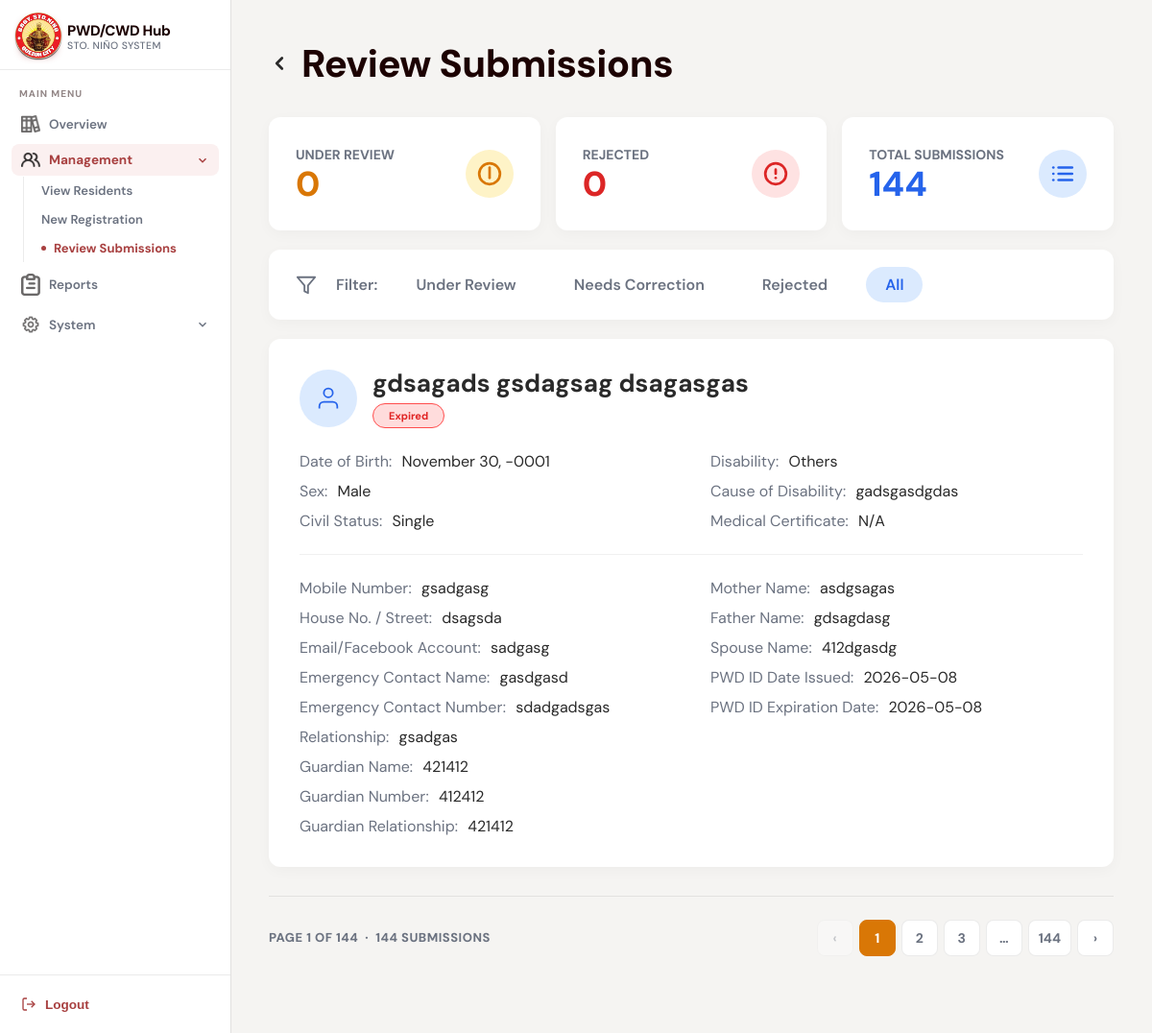
The app's page /review.php?filter=All (signed in), older data.
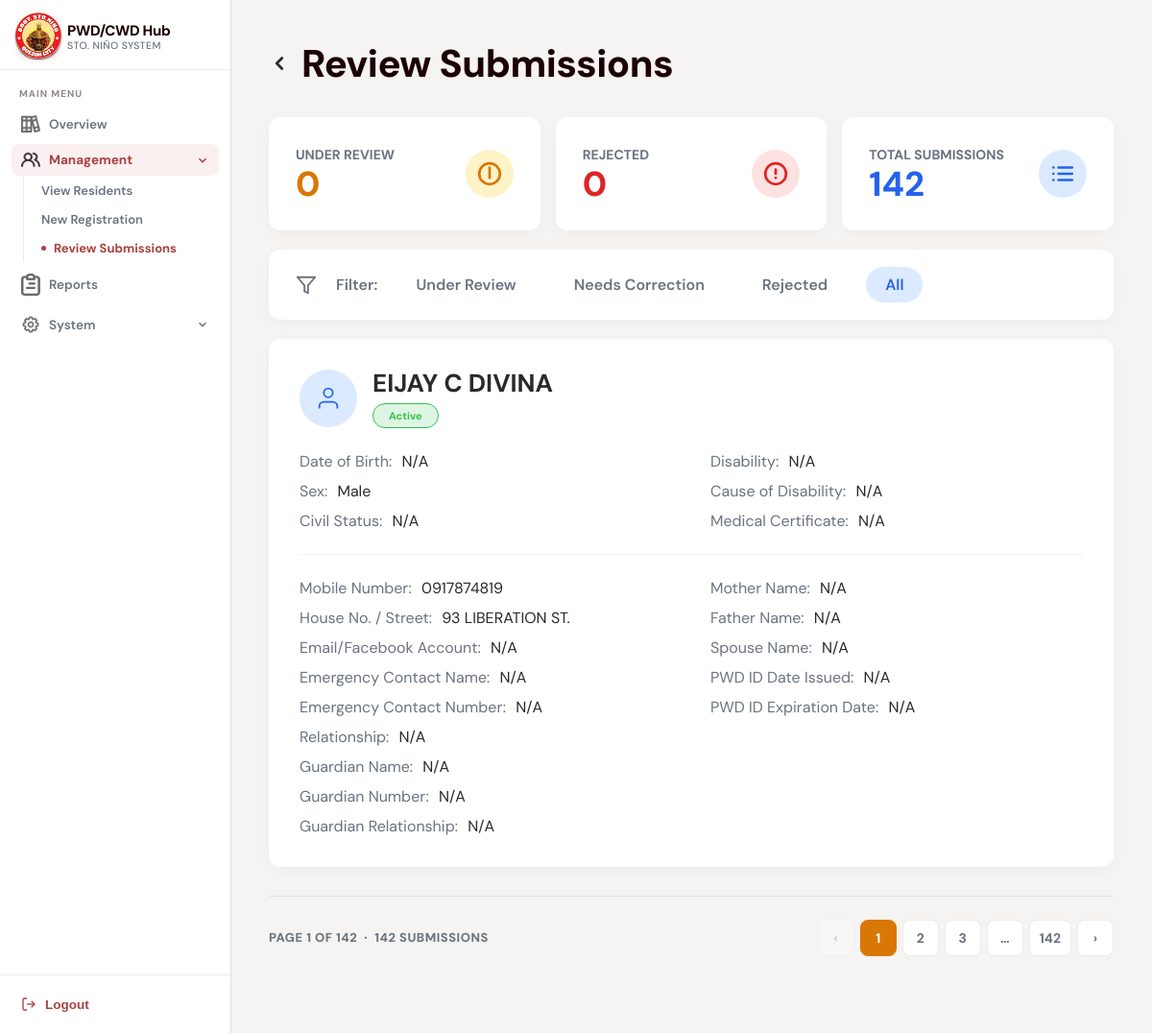
The same page, newer data.
### tables this page shows
CREATE TABLE `residents` (
  `ID` int(11) NOT NULL AUTO_INCREMENT,
  `first_name` varchar(255) NOT NULL,
  `middle_name` varchar(255) DEFAULT NULL,
  `last_name` varchar(255) NOT NULL,
  `civil_status` enum('Single','Married','Widowed','Separated') DEFAULT NULL,
  `birthdate` date DEFAULT NULL,
  `birthplace` varchar(255) DEFAULT NULL,
  `sex` enum('male','female') DEFAULT NULL,
  `address` varchar(255) DEFAULT NULL,
  `resident_type` enum('PWD','CWD') NOT NULL,
  `control_num` varchar(255) DEFAULT NULL,
  `pwdid_num` varchar(255) DEFAULT NULL,
  `idissue_date` date DEFAULT NULL,
  `idexpiration_date` date DEFAULT NULL,
  `profile` varchar(255) DEFAULT NULL,
  `application_status` enum('needs correction','under review','approved','rejected') NOT NULL DEFAULT 'under review',
  `record_status` enum('active','expired','archived') NOT NULL DEFAULT 'active',
  `med_cert` varchar(255) DEFAULT NULL,
  `correction_remarks` text DEFAULT NULL,
  PRIMARY KEY (`ID`)
);

### func/getReviewData.php (called while the page is built, shortened)
<?php
require_once("func/db.php");
$filter =
    $_GET['filter']
    ?? 'Under Review';
$limit = 1;
$page =
    isset($_GET['page']) &&
    is_numeric($_GET['page'])
    ? (int)$_GET['page']
    : 1;
$offset =
    ($page - 1) * $limit;
$where = [];
$where[] =
    "record_status != 'archived'";
$where_sql =
    "WHERE " .
    implode(" AND ", $where);
$count_sql = "
SELECT COUNT(*) as total
FROM residents
$where_sql
";
$count_res =
    mysqli_query($conn, $count_sql);
$total_records =
    mysqli_fetch_assoc($count_res)['total']
    ?? 0;
$total_pages =
    $total_records > 0
    ? ceil($total_records / $limit)
    : 0;
$data_sql = "
SELECT
    residents.*,
    resident_contacts.contact_num,
    resident_contacts.socials,
    resident_emergency_contacts.name AS emergency_name,
    resident_emergency_contacts.contact_num AS emergency_number,
    resident_emergency_contacts.relationship AS emergency_relation,
    GROUP_CONCAT(
        DISTINCT resident_disabilities.disability_type
        SEPARATOR ', '
    ) AS disability_type,
    MAX(resident_disabilities.notes) AS disability_remarks,
    MAX(CASE
        WHEN resident_family_members.relationship = 'Father'
        THEN resident_family_members.name
    END) AS father_name,
    MAX(CASE
        WHEN resident_family_members.relationship = 'Mother'
        THEN resident_family_members.name
    END) AS mother_name,
    MAX(CASE
        WHEN resident_family_members.relationship = 'Spouse'
        THEN resident_family_members.name
    END) AS spouse_name,
    MAX(CASE
        WHEN resident_family_members.relationship NOT IN ('Father', 'Mother', 'Spouse')
        THEN resident_family_members.name
    END) AS guardian_name,
    MAX(CASE
        WHEN resident_family_members.relationship NOT IN ('Father', 'Mother', 'Spouse')
        THEN resident_family_members.relationship
    END) AS guardian_rel,
    MAX(CASE
        WHEN resident_family_members.relationship NOT IN ('Father', 'Mother', 'Spouse')
        THEN resident_family_members.contact_num
    END) AS guardian_number
FROM residents
LEFT JOIN resident_contacts
ON residents.ID = resident_contacts.resident_id
LEFT JOIN resident_emergency_contacts
ON residents.ID = resident_emergency_contacts.resident_id
LEFT JOIN resident_disabilities
ON residents.ID = resident_disabilities.resident_id
LEFT JOIN resident_family_members
ON residents.ID = resident_family_members.resident_id
$where_sql
GROUP BY residents.ID
ORDER BY residents.ID DESC
LIMIT $limit OFFSET $offset
";
$submissions = mysqli_query($conn, $data_sql);
$res_total =
    mysqli_query(
        $conn,
        "
        SELECT COUNT(*) as total
        FROM residents
        WHERE record_status != 'archived'
        "
    );
$total_count =
    mysqli_fetch_assoc(
        $res_total
    )['total'] ?? 0;
?>

### review.php (the view, shortened to what the changed rows need)
<?php
require_once("func/getReviewData.php"); ?>
<!DOCTYPE html>
<html lang="en">
<head>
<link rel="stylesheet" href="css/review.css" />
</head>
<body>
<main class="main-content">
  <div class="container">
    <div class="page-header">
      <h1 class="page-title">Review Submissions</h1>
    </div>
    <div class="stats-row">
      <div class="stat-card">
        <div class="stat-info">
          <div class="stat-label">TOTAL SUBMISSIONS</div>
          <div class="stat-val text-blue"><?php echo $total_count; ?></div>
        </div>
      </div>
    </div>
    <?php
if (mysqli_num_rows($submissions) > 0):
    while ($resident = mysqli_fetch_assoc($submissions)):
        $full_name = htmlspecialchars(
            trim(
                ($resident['first_name'] ?? '') . ' ' .
                ($resident['middle_name'] ?? '') . ' ' .
                ($resident['last_name'] ?? '')
            )
        );
        if (($resident['record_status'] ?? '') === 'expired') {
            $status = 'Expired';
        } elseif (($resident['application_status'] ?? '') === 'needs correction') {
            $status = 'Needs Correction';
        } elseif (($resident['application_status'] ?? '') === 'rejected') {
            $status = 'Rejected';
        } elseif (($resident['application_status'] ?? '') === 'approved') {
            $status = 'Active';
        } else {
            $status = 'Under Review';
        }
        $status = htmlspecialchars($status);
        $status_cls =
            "badge-" .
            str_replace(
                ' ',
                '-',
                strtolower($status)
            );
        $dob_string = $resident['birthdate'] ?? null;
        $dob_formatted = 'N/A';
        if ($dob_string) {
            try {
                $dob = new DateTime($dob_string);
                $dob_formatted = $dob->format('F j, Y');
            } catch (Exception $e) { }
        }
?>
    <div class="submission-card">
      <div class="sub-header">
        <div class="sub-user">
          <div class="sub-avatar">
            <svg viewBox="0 0 24 24" fill="none" stroke="currentColor" stroke-width="2"><path d="M20 21v-2a4 4 0 0 0-4-4H8a4 4 0 0 0-4 4v2"></path><circle cx="12" cy="7" r="4"></circle></svg>
          </div>
          <div class="sub-meta">
            <h2 class="sub-name"><?php echo $full_name; ?></h2>
            <div class="sub-status-row">
              <span class="badge <?php echo $status_cls; ?>"><?php echo $status; ?></span>
            </div>
          </div>
        </div>
      </div>
      <div class="sub-details">
        <div class="detail-row">
          <div class="detail-col">
            <div class="detail-item"><span>Date of Birth:</span> <?php echo htmlspecialchars($dob_formatted); ?></div>
            <div class="detail-item"><span>Sex:</span> <?php echo htmlspecialchars(ucfirst($resident['sex'] ?: 'N/A')); ?></div>
            <div class="detail-item"><span>Civil Status:</span> <?php echo htmlspecialchars($resident['civil_status'] ?: 'N/A'); ?></div>
          </div>
          <div class="detail-col">
            <div class="detail-item"><span>Disability:</span> <?php echo htmlspecialchars($resident['disability_type'] ?: 'N/A'); ?></div>
            <div class="detail-item"><span>Cause of Disability:</span> <?php echo htmlspecialchars($resident['disability_remarks'] ?: 'N/A'); ?></div>
            <div class="detail-item">
  <span>Medical Certificate:</span>
  <?php if (!empty($resident['med_cert'])): ?>
    <a href="<?= htmlspecialchars($resident['med_cert']) ?>" target="_blank" class="link">View</a>
  <?php else: ?>
    N/A
  <?php endif; ?>
</div>
          </div>
        </div>
        <hr class="divider">
        <div class="detail-row">
          <div class="detail-col">
            <div class="detail-item"><span>Mobile Number:</span> <?php echo htmlspecialchars($resident['contact_num'] ?: 'N/A'); ?></div>
            <div class="detail-item"><span>House No. / Street:</span> <?php echo htmlspecialchars($resident['address'] ?: 'N/A'); ?></div>
            <div class="detail-item"><span>Email/Facebook Account: </span> <?php echo htmlspecialchars($resident['socials'] ?: 'N/A'); ?></div>
            <div class="detail-item"><span>Emergency Contact Name:</span> <?php echo htmlspecialchars($resident['emergency_name'] ?: 'N/A'); ?></div>
            <div class="detail-item"><span>Emergency Contact Number:</span> <?php echo htmlspecialchars($resident['emergency_number'] ?: 'N/A'); ?></div>
            <div class="detail-item"><span>Relationship:</span> <?php echo htmlspecialchars($resident['emergency_relation'] ?: 'N/A'); ?></div>
            <div class="detail-item"><span>Guardian Name:</span> <?php echo htmlspecialchars($resident['guardian_name'] ?: 'N/A'); ?></div>
            <div class="detail-item"><span>Guardian Number:</span> <?php echo htmlspecialchars($resident['guardian_number'] ?: 'N/A'); ?></div>
            <div class="detail-item"><span>Guardian Relationship:</span> <?php echo htmlspecialchars($resident['guardian_rel'] ?: 'N/A'); ?></div>
          </div>
          <div class="detail-col">
            <div class="detail-item"><span>Mother Name:</span> <?php echo htmlspecialchars($resident['mother_name'] ?: 'N/A'); ?></div>
            <div class="detail-item"><span>Father Name:</span> <?php echo htmlspecialchars($resident['father_name'] ?: 'N/A'); ?></div>
            <div class="detail-item"><span>Spouse Name:</span> <?php echo htmlspecialchars($resident['spouse_name'] ?: 'N/A'); ?></div>
            <div class="detail-item"><span>PWD ID Date Issued:</span> <?php echo htmlspecialchars($resident['idissue_date'] ?: 'N/A'); ?></div>
            <div class="detail-item"><span>PWD ID Expiration Date:</span> <?php echo htmlspecialchars($resident['idexpiration_date'] ?: 'N/A'); ?></div>
          </div>
        </div>
      </div>
    </div>
    <?php
        endwhile;
    else:
    ?>
      <p style="text-align: center; color: var(--text-muted); padding: 40px 0;">No submissions found for this category.</p>
    <?php endif; ?>
    <?php if ($total_pages > 0): ?>
    <div class="pagination">
      <span class="pagination-info">
        Page <?= $page ?> of <?= $total_pages ?> &nbsp;·&nbsp; <?= $total_records ?> submission<?= $total_records !== 1 ? "s" : "" ?>
      </span>
      <div class="pagination-btns">
        <a href="?filter=<?= $filter ?>&page=<?= $page - 1 ?>" class="page-btn <?= $page <= 1 ? 'disabled' : '' ?>">‹</a>
        <?php
          $start = max(1, $page - 2);
          $end   = min($total_pages, $page + 2);
          if ($start > 1): ?>
        <?php endif;
          for ($i = $start; $i <= $end; $i++): ?>
            <a href="?filter=<?= $filter ?>&page=<?= $i ?>" class="page-btn <?= $i === $page ? 'active' : '' ?>"><?= $i ?></a>
        <?php endfor;
          if ($end < $total_pages): ?>
            <?php if ($end < $total_pages - 1): ?><span class="page-btn" style="pointer-events:none;">…</span><?php endif; ?>
            <a href="?filter=<?= $filter ?>&page=<?= $total_pages ?>" class="page-btn"><?= $total_pages ?></a>
        <?php endif; ?>
        <a href="?filter=<?= $filter ?>&page=<?= $page + 1 ?>" class="page-btn <?= $page >= $total_pages ? 'disabled' : '' ?>">›</a>
      </div>
    </div>
    <?php endif; ?>
  </div>
</main>
</body>
</html>

Row changes from the older to the newer data that the page shows:
removed residents: full_name "gdsagads gsdagsag dsagasgas", record_status "Expired", birthdate "November 30, -0001", sex "Male", civil_status "Single", disability_type "Others", disability_remarks "gadsgasdgdas", med_cert "N/A", contact_num "gsadgasg", address "dsagsda", socials "sadgasg", emergency_name "gasdgasd", emergency_number "sdadgadsgas", emergency_relation "gsadgas", guardian_name "421412", guardian_number "412412", guardian_rel "421412", mother_name "asdgsagas", father_name "gdsagdasg", spouse_name "412dgasdg", idissue_date "2026-05-08", idexpiration_date "2026-05-08"
now on this page (row unchanged): residents: full_name "EIJAY C DIVINA", status "Active", dob_formatted "N/A", sex "Male", civil_status "N/A", disability_type "N/A", disability_remarks "N/A", contact_num "0917874819", address "93 LIBERATION ST.", socials "N/A", emergency_name "N/A", emergency_number "N/A", emergency_relation "N/A", guardian_name "N/A", guardian_number "N/A", guardian_rel "N/A", mother_name "N/A", father_name "N/A", spouse_name "N/A", idissue_date "N/A", idexpiration_date "N/A"
Text that changed along with them:
$total_count: "144" → "142"
$total_pages: "144" → "142"
$total_records: "144" → "142"
